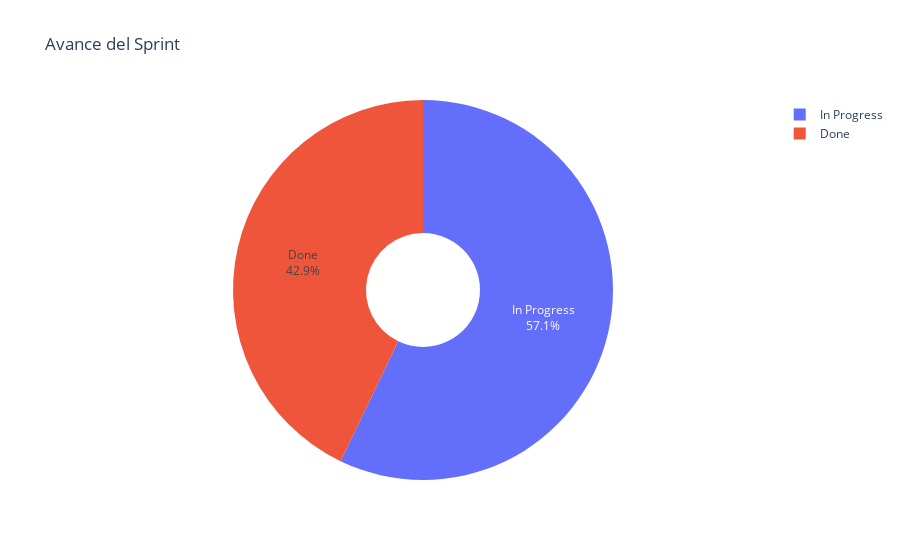

Write notebook code for a chart like this one.
### Code cell
fig = px.pie(stories_by_sprint, values='count',
                 names='Issue_Status', title='Avance del Sprint', hole=0.3)
fig.update_traces(textposition='inside', textinfo='percent+label')
fig.show()

### Figure 1 — Plotly figure (JSON) as saved in the notebook; plotly's stock layout.template omitted (floating-point values rounded to 4 significant figures)
{"data": [{"domain": {"x": [0, 1], "y": [0, 1]}, "hole": 0.3, "hovertemplate": "Issue_Status=%{label}<br>count=%{value}<extra></extra>", "labels": ["Done", "In Progress"], "legendgroup": "", "name": "", "showlegend": true, "textinfo": "percent+label", "textposition": "inside", "type": "pie", "values": [3, 4]}], "layout": {"legend": {"tracegroupgap": 0}, "title": {"text": "Avance del Sprint"}}}
